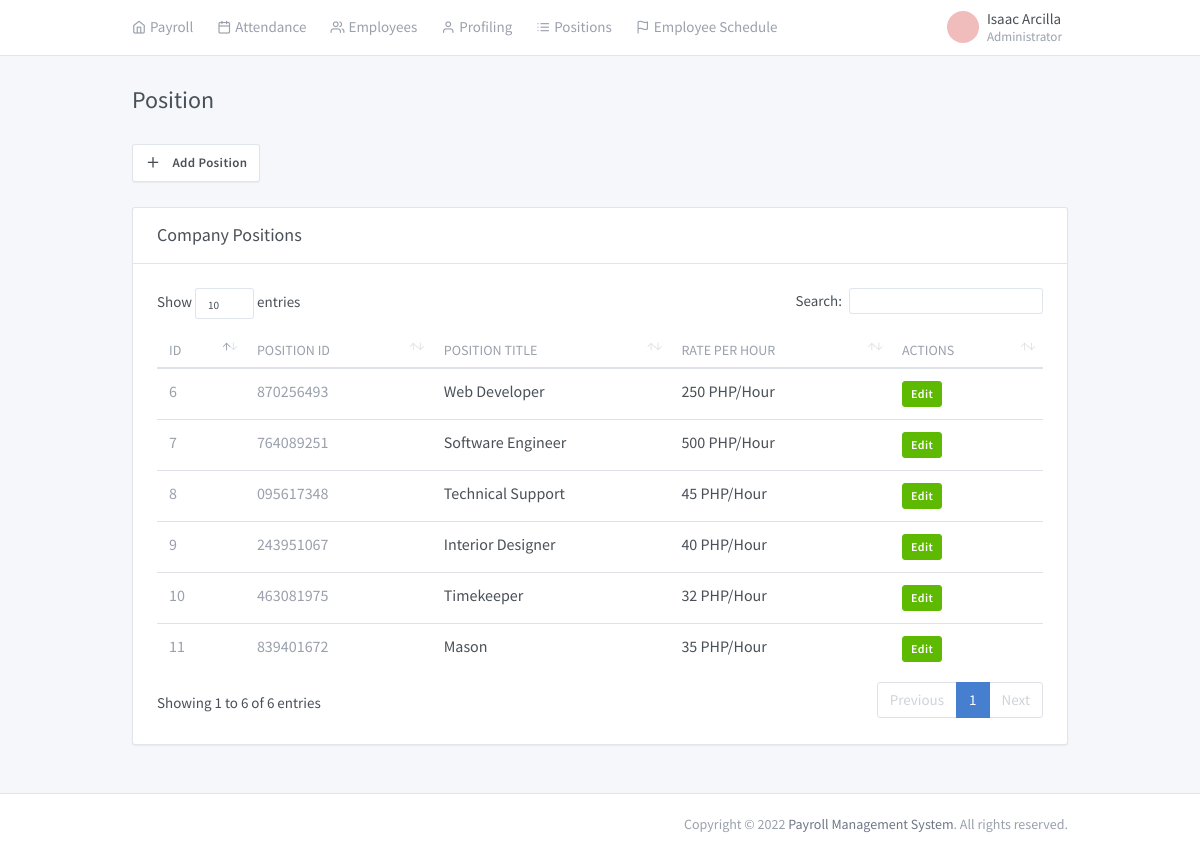
The page /admin/position.php (signed in) on the database its author committed.
### tables this page shows
CREATE TABLE `position` (
  `id` int(11) NOT NULL,
  `description` varchar(45) DEFAULT NULL,
  `rate` double DEFAULT NULL,
  `position_id` varchar(45) DEFAULT NULL
);

### admin/modals/modal_add_posistion.php (called while the page is built, shortened)
<?php
 $queryPosition = "SELECT * FROM `position`;";
 $queryResult = mysqli_query($connection, $queryPosition);
?>

### admin/session/ModelController.php (called while the page is built, shortened)
<?php
 include "Global.php";
 class Dashboard{
    public function TemporaryConnection(){
      $sql = new Controller();
      return $sql->SQLConnection();
    }
    private function TemporaryDatabase(){
      $sql = new Controller();
      return $sql->Database();
    }
    private function ConnectionCheck($connection){
      $sql = new Controller();
      return $sql->Connection($connection);
    }
	public function SelectQuery($string){
        $connection = $this->TemporaryConnection();
        if(($this -> ConnectionCheck($connection) === true)){
            $result = mysqli_query($connection, $string);
            return $result;
        }
    }
	public function GetAdministrator($username, $password){
		$query = $this->SelectQuery("SELECT * FROM `admin` WHERE `username` = '$username' AND `password` = '$password'");
		return $query;
	}
}
?>

### admin/session/Global.php (called while the page is built)
<?php
 class Controller{
	public function SQLConnection(){
		$connection = array("server" => "localhost", "user" => "root", "password" => "", "database" => "payroll");
		$connections = mysqli_connect($connection["server"], $connection["user"], $connection["password"], $connection["database"]);
		return $connections;
	}
	public function Connection($connection){
		if(!$connection){
			return false;
		}else{
			return true;
		}
	}
	public function Database(){
		$database = mysqli_select_db($this->SQLConnection(), 'payroll');
		return $database;
	}
}
?>

### admin/position.php (the view, shortened to what this page needs)
<?php
require_once('includes/script.php');
?>
<!doctype html>
<html lang="en" dir="ltr">
<head>
</head>
<body>
  <div class="page" id="app">
    <div class="page-main">
      <div class="header collapse d-lg-flex p-0" id="headerMenuCollapse">
        <div class="container">
          <div class="row align-items-center">
            <div class="d-flex">
              <?php require_once('includes/header.php') ?>
            </div>
            <div class="col-lg order-lg-first">
              <?php require_once('includes/subheader.php') ?>
            </div>
          </div>
        </div>
      </div>
      <div class="my-3 my-md-5">
        <div class="container">
          <div class="page-header">
            <h1 class="page-title">
              Position
            </h1>
          </div>
          <div class="row row-cards">
            <div style="padding-left: 12px; padding-bottom: 25px;">
              <button type="button" class="btn btn-secondary" data-toggle="modal" data-target="#modal-add-position">
                <i class="fe fe-plus mr-2"></i> Add Position
              </button>
            </div>
            <div class="col-12">
              <div class="card">
                <div class="card-header py-3">
                  <h3 class="card-title">Company Positions</h3>
                </div>
                <?php require_once('modals/modal_add_posistion.php') ?>
                <div class="card-body">
                  <div class="table-responsive">
                    <table class="table table-hovered" id="dataTable" width="100%" cellspacing="0">
                      <thead>
                        <tr>
                          <th>ID</th>
                          <th>Position ID</th>
                          <th>Position Title</th>
                          <th>Rate Per Hour</th>
                          <th>Actions</th>
                        </tr>
                      </thead>
                      <tbody>
                        <?php while ($row = mysqli_fetch_assoc($queryResult)) { ?>
                          <tr>
                            <td><span class="text-muted"><?php echo $row['id'] ?></span></td>
                            <td><span class="text-muted"><?php echo $row['position_id'] ?></span></td>
                            <td><a class="text-inherit"><?php echo $row['description'] ?></a></td>
                            <td>
                              <?php echo number_format($row['rate']) ?> PHP/Hour
                            </td>
                            <td>
                              <button class="btn btn-success btn-sm" data-toggle="modal" data-target="#edit-time-<?php echo $row['id'] ?>">Edit</button>
                            </td>
                          </tr>
                        <?php } ?>
                      </tbody>
                    </table>
                  </div>
                </div>
              </div>
            </div>
          </div>
        </div>
      </div>
    </div>
    <?php require_once('includes/footer.php') ?>
  </div>
</body>
</html>

### admin/includes/header.php (shortened to what this page needs)
<?php
 $model = new Dashboard();
 $password = $_SESSION['official_password'];
 $username = $_SESSION['official_username'];
 $query = $model->GetAdministrator($username, $password);
 $admin = mysqli_fetch_assoc($query);
        $firstname = $admin['firstname'];
        $lastname = $admin['lastname'];
        $type = $admin['type'];
?>
              <div style="padding-right: 18px;" class="d-flex order-lg-2 ml-auto">
                <div class="dropdown">
                  <a href="#" class="nav-link pr-0  leading-none" data-toggle="dropdown">
                    <span class="avatar avatar-red" style="background-image: url(../demo/b6.jpg)"></span>
                    <span class="ml-2 d-none d-lg-block">
                      <span class="text-default"><?php echo $firstname ?>&nbsp<?php echo $lastname ?></span>
                      <small class="text-muted d-block mt-1"><?php echo $type?></small>
                    </span>
                  </a>
                </div>
              </div>

### rows shown on the page
position: id "6", position "870256493", description "Web Developer", rate "250"
position: id "7", position "764089251", description "Software Engineer", rate "500"
position: id "8", position "095617348", description "Technical Support", rate "45"
position: id "9", position "243951067", description "Interior Designer", rate "40"
position: id "10", position "463081975", description "Timekeeper", rate "32"
position: id "11", position "839401672", description "Mason", rate "35"

### other values the page prints
$firstname "Isaac"
$lastname "Arcilla"
$type "Administrator"
